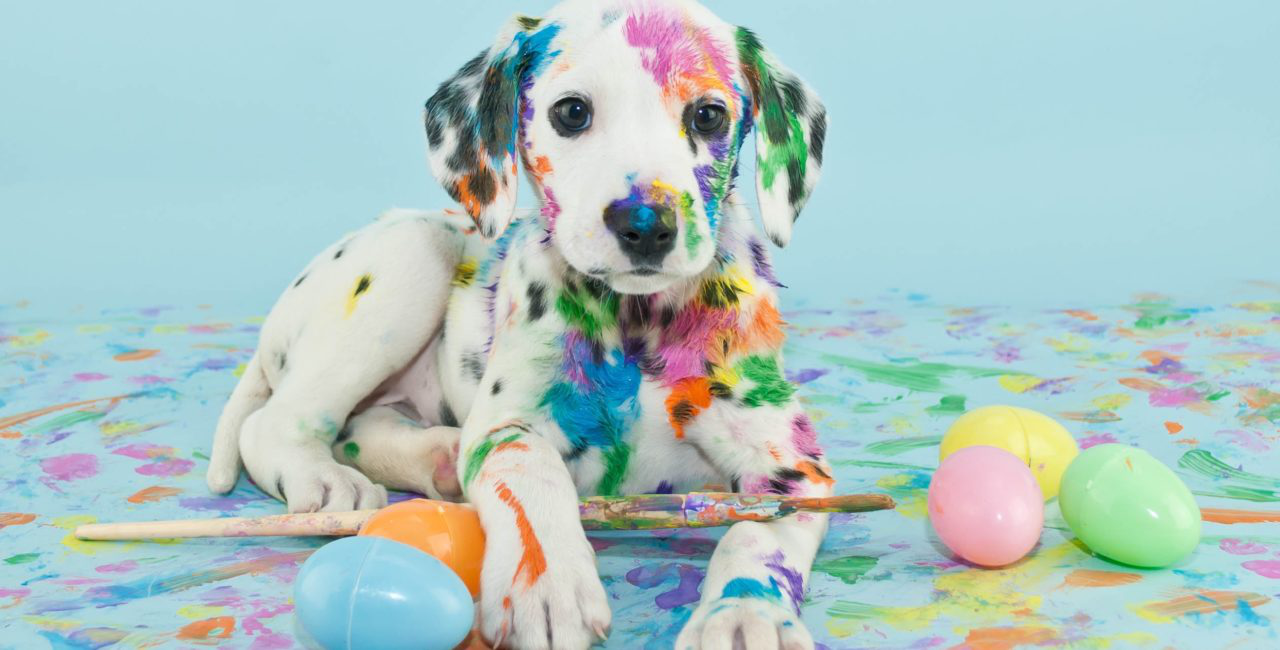
#> input picture lab5/dog.png, 1280 x 650 px
$ jupyter execute 2374802010574_NguyenHoangVuong_0101_Lab03.ipynb
#> lines starting #> are read from the running program, lines starting #| are printed output that depends on the picture
## 1. Khai báo thư viện và đọc ảnh

[cell 1]
import cv2
import matplotlib.pyplot as vuong

# đọc ảnh
img = cv2.imread('dog.png')
#> img is the input picture: shape (650, 1280, 3); mean B, G, R 195.5, 197.6, 172.9

# chuyển BGR -> RGB để hiển thị đúng màu
img = img[:,:,::-1]

vuong.imshow(img)
vuong.title("Original Image")
vuong.axis("off")

## 2️. FFT để phân tích ảnh trong miền tần số

[cell 2]
import numpy as np
import cv2
from matplotlib import pyplot as vuong

# đọc ảnh grayscale
img = cv2.imread('dog.png',0)
#> img: shape (650, 1280); min 0, max 253, mean 191.6

# chuyển sang float32
img_float32 = np.float32(img)

# biến đổi Fourier
dft = cv2.dft(img_float32, flags = cv2.DFT_COMPLEX_OUTPUT)

# dịch chuyển tần số thấp vào giữa
dft_shift = np.fft.fftshift(dft)

# tính magnitude spectrum
magnitude_spectrum = 20*np.log(cv2.magnitude(dft_shift[:,:,0], dft_shift[:,:,1]))
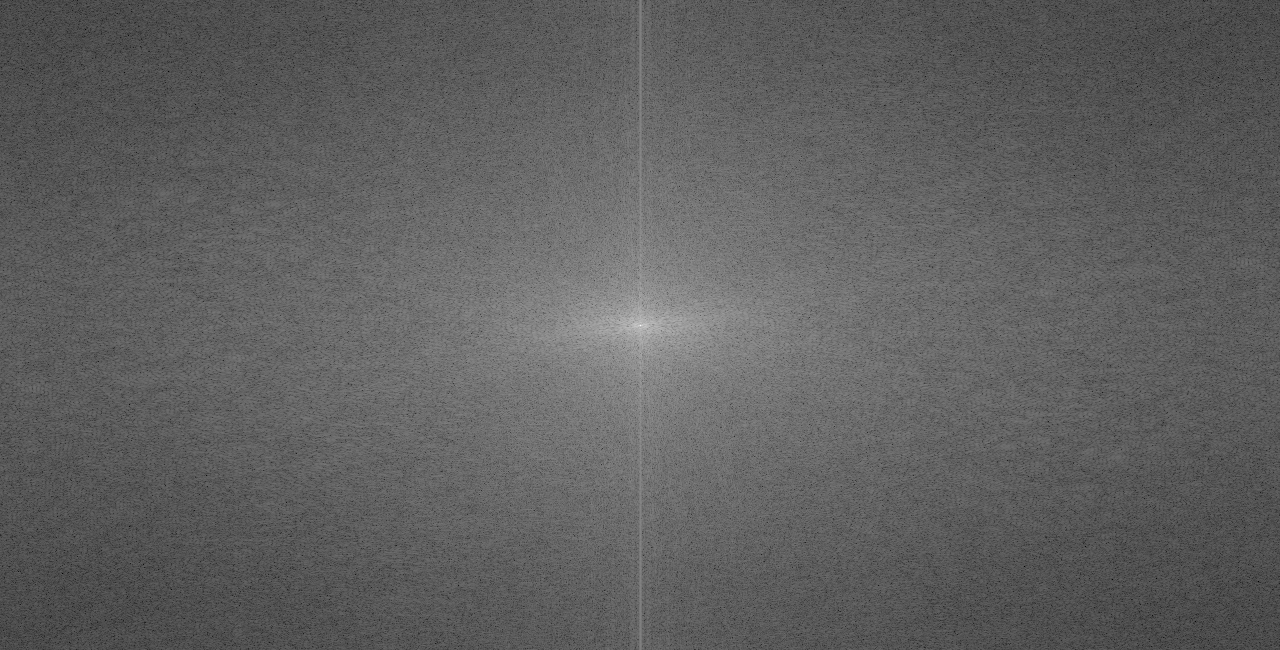
#> magnitude_spectrum: shape (650, 1280) float32; min 18.08, max 377.7, mean 153.5; drawn with min black and max white

## 3️. Hiển thị ảnh và FFT

[cell 3]
# Tạo subplot thứ 1 trong lưới 1 hàng 2 cột
vuong.subplot(121)
vuong.imshow(img, cmap='gray')
vuong.title('Input Image')

# Ẩn các giá trị trên trục x
vuong.xticks([])

# Ẩn các giá trị trên trục y
vuong.yticks([])

# Tạo subplot thứ 2 trong lưới 1 hàng 2 cột
vuong.subplot(122)

# Hiển thị phổ biên độ (Magnitude Spectrum) sau khi FFT
vuong.imshow(magnitude_spectrum, cmap='gray')

vuong.title('Magnitude Spectrum')
vuong.xticks([])
vuong.yticks([])

vuong.show()

## 4️. Phát hiện ảnh mờ bằng FFT + Difference of Gaussian

[cell 4]
import matplotlib.pyplot as vuong  # thư viện hiển thị ảnh
import numpy as np               # thư viện xử lý mảng số

from skimage.data import gravel  # lấy ảnh mẫu gravel
from skimage.filters import difference_of_gaussians, window  # hàm lọc DoG và tạo cửa sổ

from scipy.fft import fftn, fftshift  # biến đổi Fourier và đưa tần số về giữa

## 5️. Xử lý FFT

[cell 5]
image = gravel()
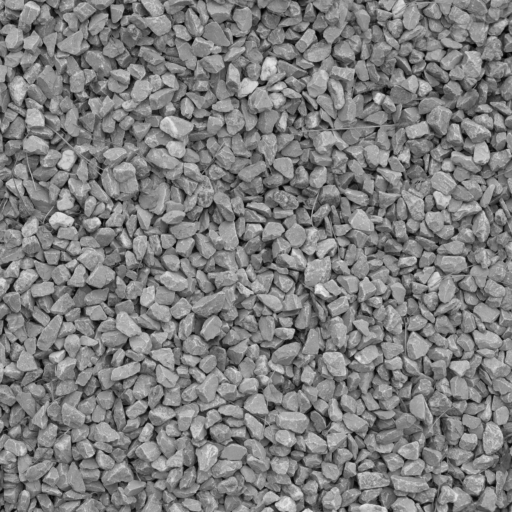
#> input picture skimage.data.gravel(), 512 x 512 px
#> image is the input picture: shape (512, 512); min 0, max 237, mean 126.5
# Lấy ảnh mẫu gravel từ skimage

wimage = image * window('hann', image.shape)
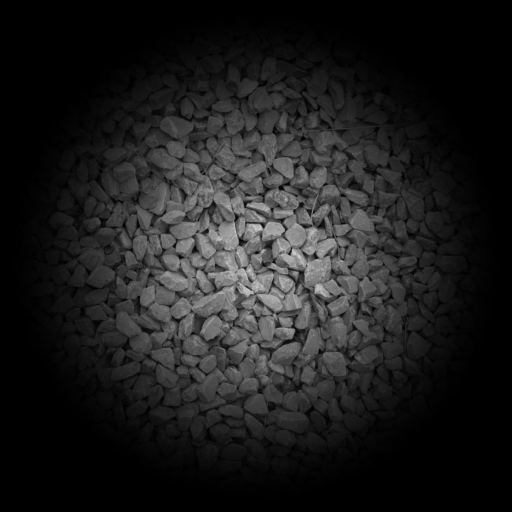
#> wimage: shape (512, 512) float64; min 0, max 212.5, mean 29.7
# Nhân ảnh với cửa sổ Hann để giảm nhiễu khi tính FFT

filtered_image = difference_of_gaussians(image, 1, 12)
# Lọc ảnh bằng Difference of Gaussians (lọc dải tần)

filtered_wimage = filtered_image * window('hann', image.shape)
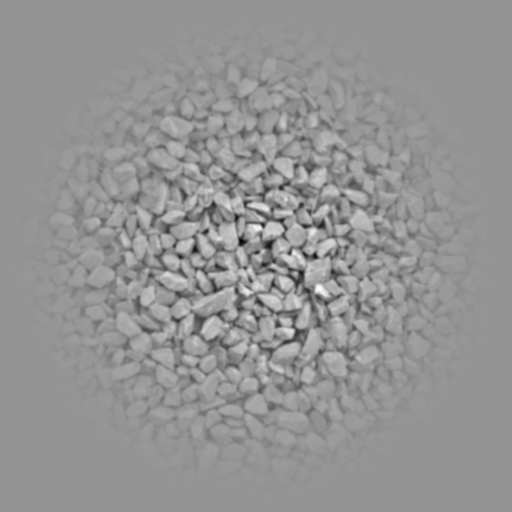
#> filtered_wimage: shape (512, 512) float64; min -0.415, max 0.298, mean 7.04e-06; drawn with min black and max white
# Áp dụng cửa sổ Hann cho ảnh đã lọc

im_f_mag = fftshift(np.abs(fftn(wimage)))
# Tính FFT của ảnh gốc và lấy biên độ phổ tần số

fim_f_mag = fftshift(np.abs(fftn(filtered_wimage)))
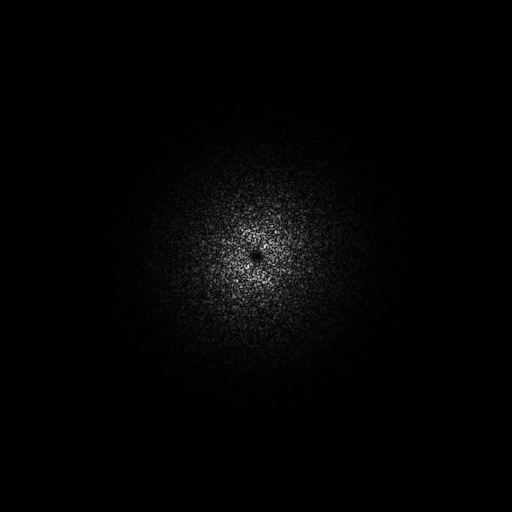
#> fim_f_mag: shape (512, 512) float64; min 1.36e-06, max 454, mean 6.4; drawn with min black and max white
# Tính FFT của ảnh sau khi lọc

## 6️. Hiển thị kết quả

[cell 6]
# Tạo figure gồm 2 hàng 2 cột để hiển thị ảnh
fig, ax = vuong.subplots(nrows=2, ncols=2, figsize=(8,8))

# Hiển thị ảnh gốc
ax[0,0].imshow(image, cmap='gray')
ax[0,0].set_title('Original Image')

# Hiển thị phổ tần số (FFT) của ảnh gốc
ax[0,1].imshow(np.log(im_f_mag), cmap='magma')
ax[0,1].set_title('Original FFT Magnitude (log)')

# Hiển thị ảnh sau khi lọc
ax[1,0].imshow(filtered_image, cmap='gray')
ax[1,0].set_title('Filtered Image')

# Hiển thị phổ tần số của ảnh sau khi lọc
ax[1,1].imshow(np.log(fim_f_mag), cmap='magma')
ax[1,1].set_title('Filtered FFT Magnitude (log)')

# Hiển thị tất cả hình
vuong.show()
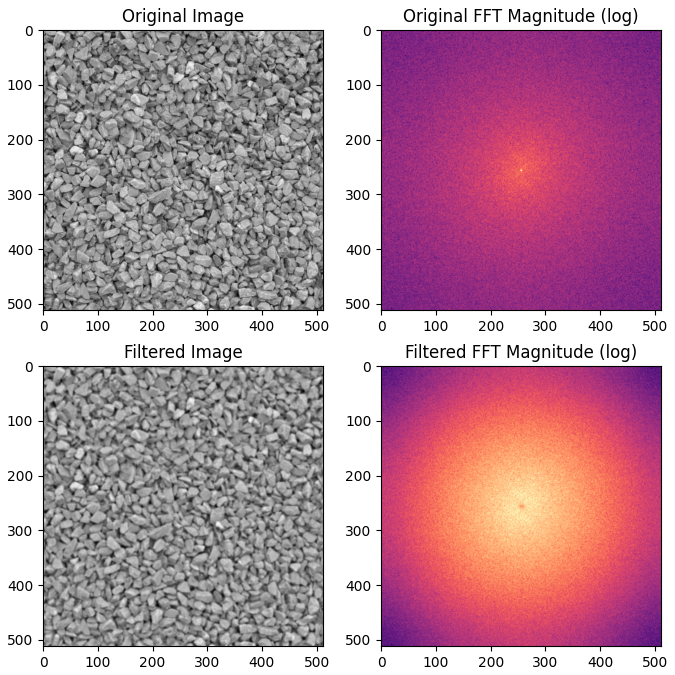
#> figure drawn by matplotlib, 4 panels

## 7️. Harris Corner Detection

[cell 7]
import cv2
import numpy as np
from IPython.display import Image

# Hàm phát hiện góc (corner) trong ảnh bằng Harris Corner Detection
def detect_corner(image_path, blockSize=2, ksize=3, k=0.04, threshold=0.01):

    # Đọc ảnh từ đường dẫn
#> called with image_path = 'dog.png', blockSize = 2, ksize = 5, k = 0.04, threshold = 0.005
    img = cv2.imread(image_path)

    # Chuyển ảnh sang grayscale
    gray = cv2.cvtColor(img, cv2.COLOR_BGR2GRAY)

    # Chuyển sang kiểu float32 để xử lý
    gray = np.float32(gray)

    # Áp dụng Harris Corner Detection
    dst = cv2.cornerHarris(gray, blockSize, ksize, k)

    # Làm nổi bật các góc
    dst = cv2.dilate(dst, None)

    # Đánh dấu các góc phát hiện được bằng màu đỏ
    img[dst > threshold * dst.max()] = [0,0,255]
#> img: shape (650, 1280, 3)

    # Lưu ảnh kết quả
    cv2.imwrite('example.jpg', img)

    # Trả về đường dẫn ảnh kết quả
    return 'example.jpg'


# Gọi hàm phát hiện góc trên ảnh dog.png
out_path = detect_corner('dog.png', blockSize=2, ksize=5, k=0.04, threshold=0.005)

# Hiển thị ảnh kết quả
Image(out_path)

## 8️. Thử lại Harris Corner bằng matplotlib

[cell 8]
# Import các thư viện cần thiết
import numpy as np
import cv2
from matplotlib import pyplot as vuong

# Đọc ảnh đã được phát hiện góc
img = cv2.imread('example.jpg')

# Hiển thị ảnh (đổi từ BGR sang RGB để hiển thị đúng màu)
vuong.imshow(img[:,:,::-1])

# Đặt tiêu đề cho ảnh
vuong.title("Corner Detection")

# Tắt trục tọa độ
vuong.axis("off")

## 9️. Harris Corner cách 2

[cell 9]
# Chuyển ảnh từ BGR sang ảnh xám (grayscale)
gray = cv2.cvtColor(img,cv2.COLOR_BGR2GRAY)

# Chuyển kiểu dữ liệu sang float32 để dùng cho Harris
gray = np.float32(gray)

# Áp dụng thuật toán Harris Corner Detection
dst = cv2.cornerHarris(gray,2,3,0.04)

# Làm nổi bật các góc được phát hiện
dst = cv2.dilate(dst,None)
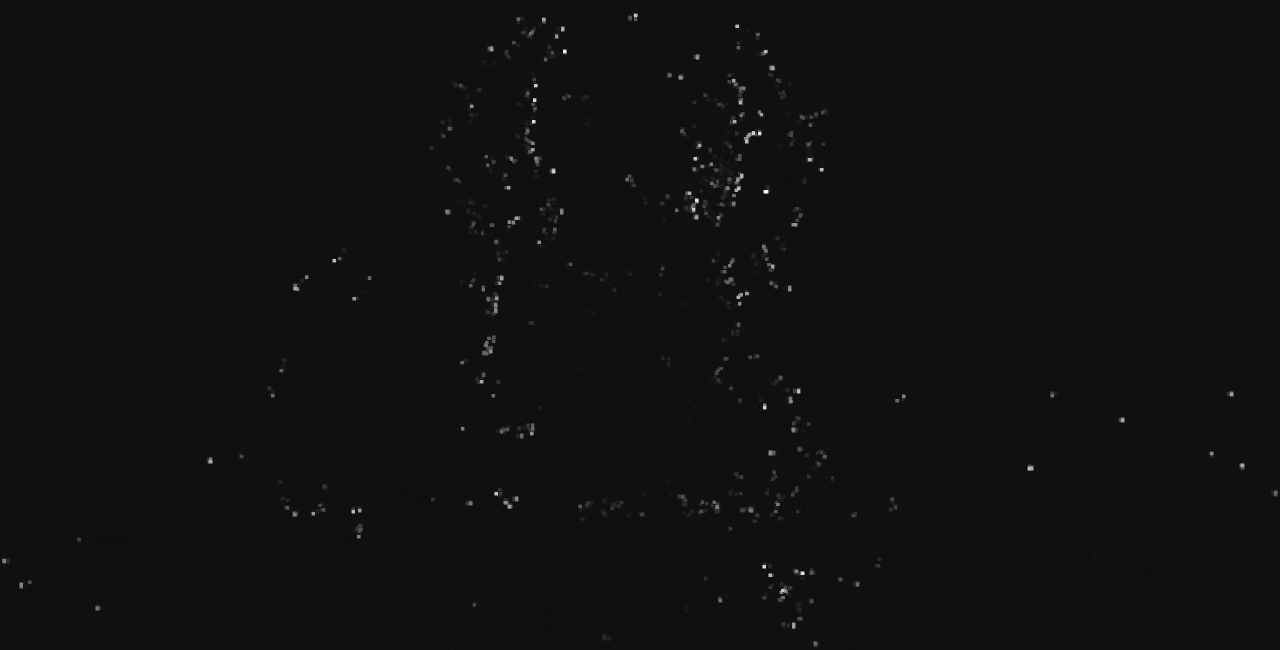
#> dst: shape (650, 1280) float32; min -3432637.2, max 51244240, mean 147201.5; drawn with min black and max white

# Đánh dấu các góc trên ảnh bằng màu đỏ
img[dst>0.01*dst.max()] = [0,0,225]
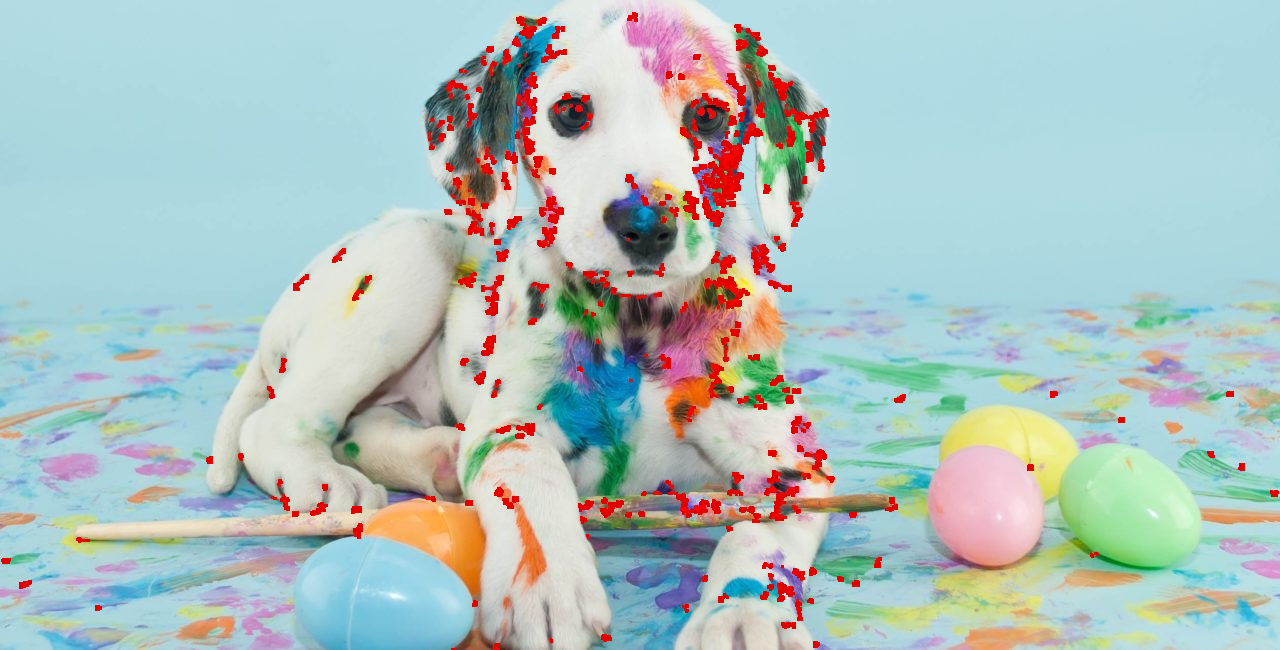
#> img: shape (650, 1280, 3); mean B, G, R 191.4, 193.4, 175.2

# Hiển thị ảnh (đổi BGR -> RGB để matplotlib hiển thị đúng màu)
vuong.imshow(img[:,:,::-1])

# Tắt trục tọa độ
vuong.axis("off")
